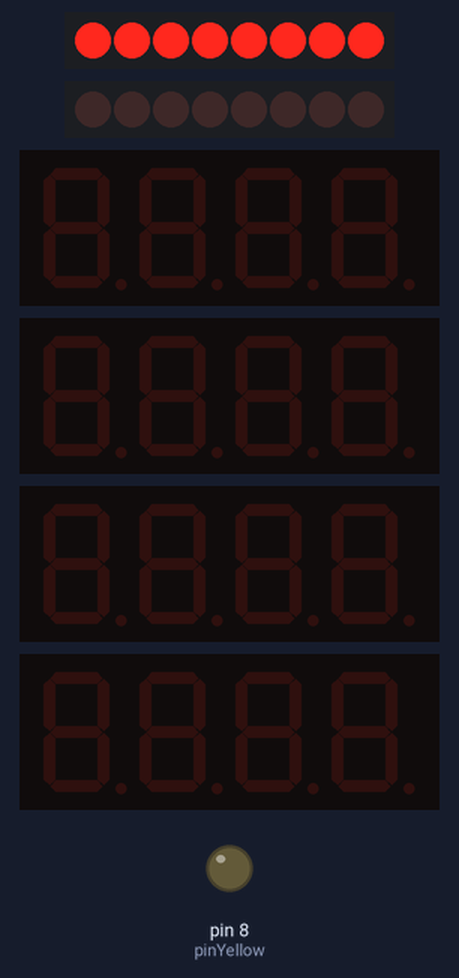
A sketch run on a simulated Arduino Uno, built with avr-gcc and run on an emulated ATmega328P. On the bench: 2 × 8 shift-register outputs drawn as a row of LEDs (first output left, lit = HIGH), 4 × 4-digit seven-segment display, output pins drawn as LEDs (lit = HIGH). Wiring (inferred from the names in the program): 2 × shift register (74HC595): data pin 11, shift clock pin 13, latch pin 12 / data pin 9, shift clock pin 7. Wiring (inferred from the signals the program sends): 2 × row of LEDs: on Q0, Q1, Q2, Q3, Q4, Q5, Q6, Q7 / on Q0, Q1, Q2, Q3, Q4, Q5, Q6, Q7. Pins used as bus, display or sensor lines are not drawn.

Above: at 0.1 s.
At 1.61 s:
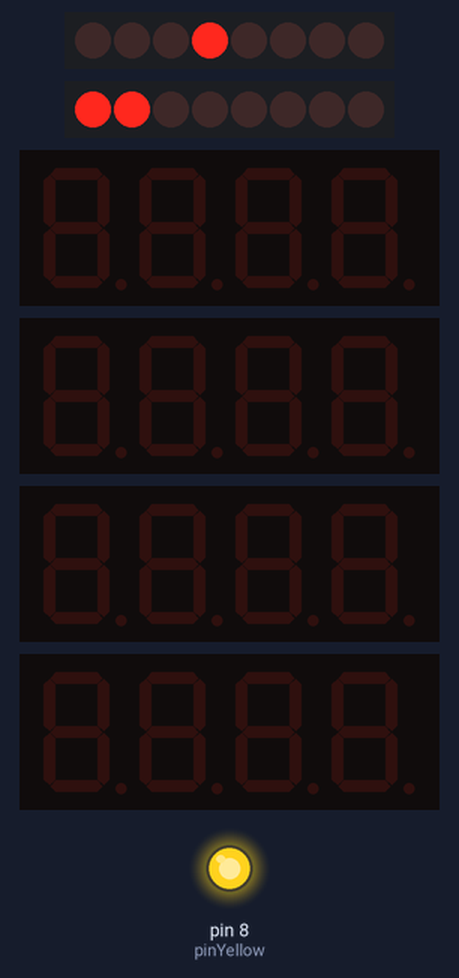
At 3.78 s:
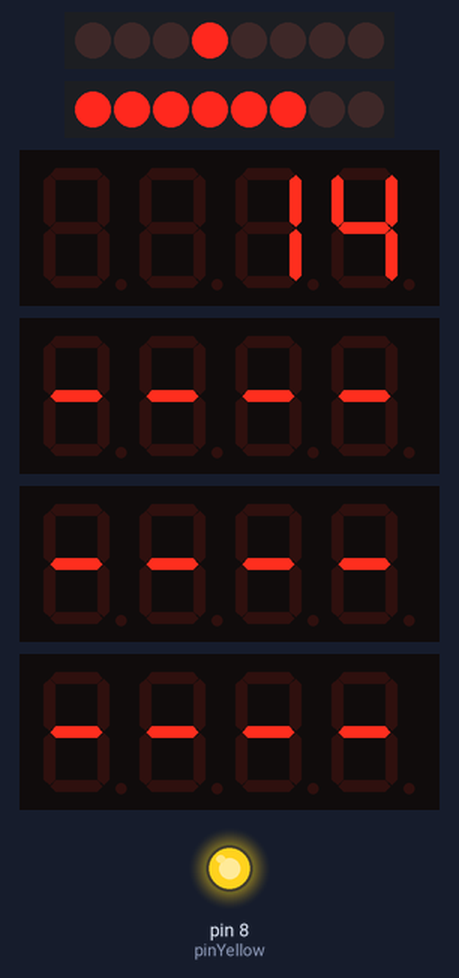
At 17.9 s:
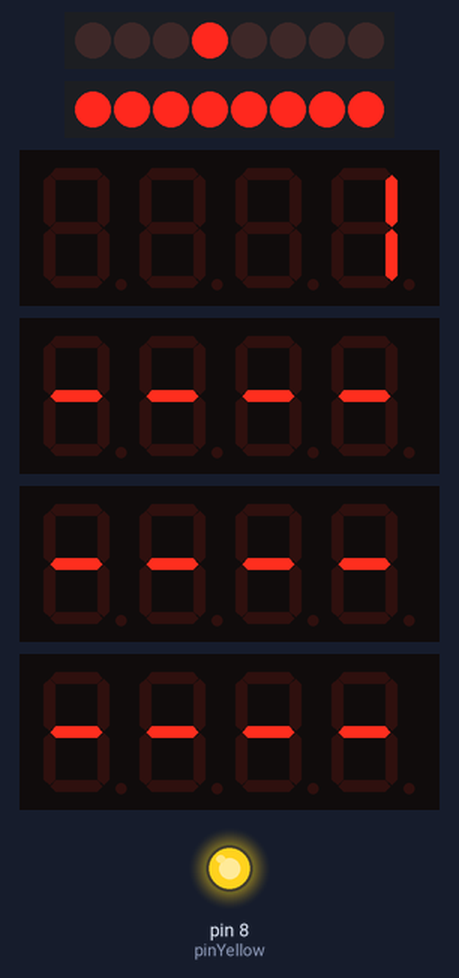
At 28.93 s:
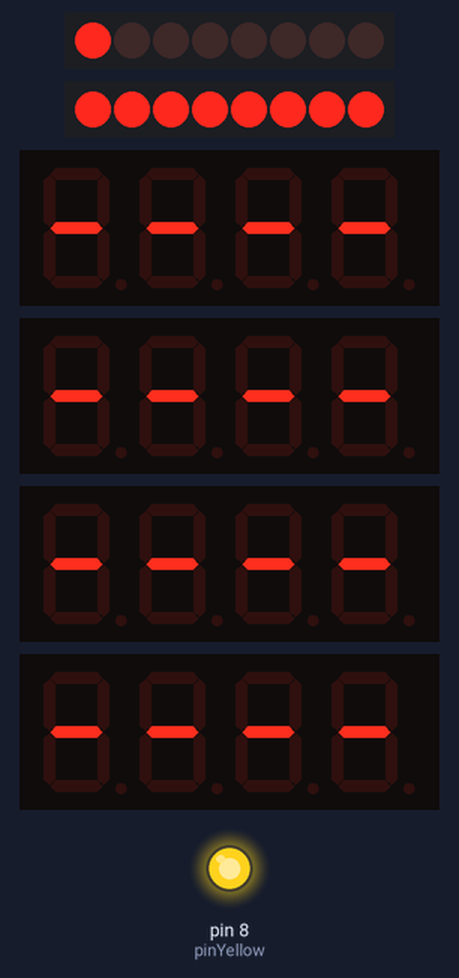
At 39.62 s:
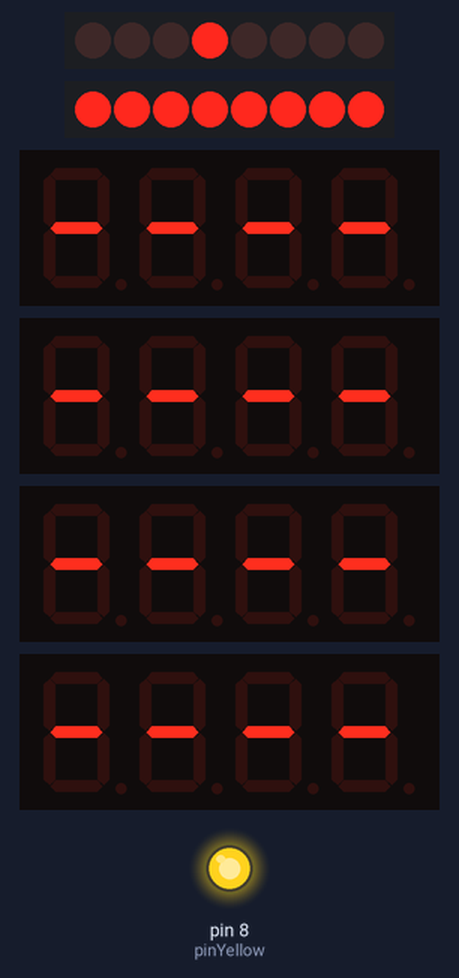
Timing chart, 0 to 40.0 s (numbered marks = the images above):
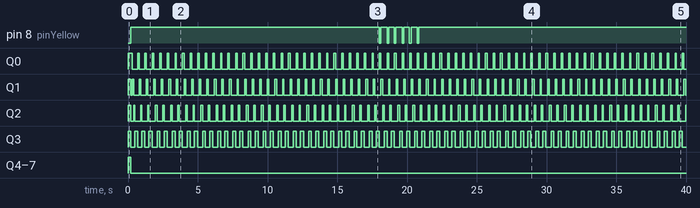

Measured:
- by itself, pin 8 (pinYellow): repeats every 0.59 s: LOW 0.12 s, HIGH 0.46 s, until it stays HIGH from 20.9 s
- by itself, Q0: alternates HIGH for 0.10 s and LOW for 0.42 s
- by itself, Q1, Q2: repeats every 0.50 s: HIGH 0.10 s, LOW 0.40 s
- by itself, Q3: alternates HIGH for 0.20 s and LOW for 0.30 s
- by itself, Q4–7: HIGH → LOW at 0.20 s

The sketch:

tes_register.ino
```cpp
#include <TM1637Display.h>
#include <Arduino.h>
#define CLK 2
#define DIO1 3
#define DIO2 4
#define DIO3 5
#define DIO4 6
// RESERVED PIN

// SISA ANALOG PIN DIUBAH JADI GPIO A0,A1,A2,A3,A4,A5
// PIN A0,UNTUK SHIFT REGISTER BLOCK B1, B2 TOTAL 8 SENSOR
// PIN A1,UNTUK SHIFT REGISTER BLOCK B3, B4 TOTAL 8 SENSOR
// UNTUK INPUT SENSOR KE PIN 10

const uint8_t SEG_DONE[] = {SEG_G,SEG_G,SEG_G,SEG_G,};
const uint8_t SEG_CLEAR[] = {0,0,0,0};
int latchPin = 12;
int clockPin = 13;
int dataPin = 11;
int TransitionYellow = 3;
int GreenStep1 = 15;  //Variable to interate
int GreenStep2 = 15;  //Variable to interate
int GreenStep3 = 15;  //Variable to interate
int GreenStep4 = 15;  //Variable to interate
int RedStep1 = 0;
int RedStep2 = 0;
int RedStep3 = 0;
int RedStep4 = 0;
int NumbStep1 = 0;
int NumbStep2 = 0;
int NumbStep3 = 0;
int NumbStep4 = 0;

boolean isChanged = false;

byte data;
byte dataArray[4];

unsigned long interval = 1000;
unsigned long interval2 = 100;
unsigned long previousMillis = 0;
unsigned long previousMillis2 = 0;
unsigned long currentMillis = millis();
unsigned long currentMillis2 = millis();

TM1637Display display1(CLK, DIO1);

TM1637Display display2(CLK, DIO2);

TM1637Display display3(CLK, DIO3);

TM1637Display display4(CLK, DIO4);

int pinRed = 7;
int pinYellow = 8;
int pinGreen = 9;

int Red1 = HIGH;
int Yellow1 = HIGH;
int Green1 = HIGH;
int LightState1 = 1; //0 = Red; 1 = Yellow (Red To Green); 2 = Green; 3 = Yellow (Green To Red)

int Red2 = HIGH;
int Yellow2 = HIGH;
int Green2 = HIGH;
int LightState2 = 3; //0 = Red; 1 = Yellow (Red To Green); 2 = Green; 3 = Yellow (Green To Red)

int Red3 = HIGH;
int Yellow3 = HIGH;
int Green3 = HIGH;
int LightState3 = 3; //0 = Red; 1 = Yellow (Red To Green); 2 = Green; 3 = Yellow (Green To Red)

int Red4 = HIGH;
int Yellow4 = HIGH;
int Green4 = HIGH;
int LightState4 = 3; //0 = Red; 1 = Yellow (Red To Green); 2 = Green; 3 = Yellow (Green To Red)

void setup()
{
  pinMode(latchPin, OUTPUT);
  init_count();
  Serial.begin(9600);
  dataArray[0] = 0b11111110;
  dataArray[1] = 0b11111101;
  dataArray[2] = 0b11111011;
  dataArray[3] = 0b11110111;
  update_count();
  display1.setBrightness(0x00);  //set the diplay to minimum brightness
  display2.setBrightness(0x00);  //set the diplay to minimum brightness
  display3.setBrightness(0x00);  //set the diplay to minimum brightness
  display4.setBrightness(0x00);  //set the diplay to minimum brightness
  pinMode(pinRed, OUTPUT);
  pinMode(pinYellow, OUTPUT);
  pinMode(pinGreen, OUTPUT);
  update_pin_lamp1();
  update_pin_lamp2();
  update_pin_lamp3();
  update_pin_lamp4();
}


void loop()
{
  while (currentMillis - previousMillis <= interval){
    currentMillis = millis();
    currentMillis2 = millis();
    if (currentMillis2 - previousMillis2 >= interval2){
      int j = 0;
      for(j; j<5; j++){
        update_lamp(j);
        delay(interval2);
      }
      if(isChanged == true){
        isChanged = false;
      }
      previousMillis2 = currentMillis2;
    }
  }
  check_state();
  isChanged = true;
  previousMillis = currentMillis;
}

void update_count(){
  NumbStep1 = GreenStep1;
  NumbStep2 = GreenStep1;
  NumbStep3 = NumbStep2 + GreenStep2 + TransitionYellow;
  NumbStep4 = NumbStep3 + GreenStep3 + TransitionYellow;
}

void init_count(){
  RedStep1 = GreenStep2 + GreenStep3 + GreenStep4 + (2*TransitionYellow);
  RedStep2 = GreenStep1 + GreenStep3 + GreenStep4 + (2*TransitionYellow);
  RedStep3 = GreenStep1 + GreenStep2 + GreenStep4 + (2*TransitionYellow);
  RedStep4 = GreenStep1 + GreenStep2 + GreenStep3 + (2*TransitionYellow);
}

void update_time(int pos1){
  switch(pos1){
    case 1:
      display1.setBrightness(0, true);
      display1.showNumberDec(NumbStep1);
      break;
    case 2:
      display2.setBrightness(0, true);
      display2.showNumberDec(NumbStep2);
      break;
    case 3:
      display3.setBrightness(0, true);
      display3.showNumberDec(NumbStep3);
      break;
    case 4:
      display4.setBrightness(0, true);
      display4.showNumberDec(NumbStep4);
      break;
  }
}
void clear_time(int pos2){
  switch(pos2){
    case 1:
      display1.setSegments(SEG_DONE);
      //display1.setBrightness(0, false);
      break;
    case 2:
      display2.setSegments(SEG_DONE);
      //display2.setBrightness(0, false);
      break;
    case 3:
      display3.setSegments(SEG_DONE);
      //display3.setBrightness(0, false);
      break;
    case 4:
      display4.setSegments(SEG_DONE );
      //display4.setBrightness(0, false);
      break;
  }
}
void check_state(){
  if(NumbStep1 < 1){
    update_pin_lamp1();
  }
  if(NumbStep2 < 1){
    update_pin_lamp2();
  }
  if(NumbStep3 < 1){
    update_pin_lamp3();
  }
  if(NumbStep4 < 1){
    update_pin_lamp4();
  }
}

void update_pin_lamp1(){
  switch(LightState1){
    case 0:
      LightState1 = 1;
      NumbStep1 = TransitionYellow;
      Red1 = LOW;
      Yellow1 = LOW;
      Green1 = HIGH;
      break;

    case 1:
      LightState1 = 2;
      NumbStep1 = GreenStep1;
      Red1 = HIGH;
      Yellow1 = HIGH;
      Green1 = LOW;
      break;

    case 2:
      LightState1 = 3;
      NumbStep1 = TransitionYellow;
      Red1 = HIGH;
      Yellow1 = LOW;
      Green1 = HIGH;
      break;

    case 3:
      LightState1 = 0;
      NumbStep1 = RedStep1;
      Red1 = LOW;
      Yellow1 = HIGH;
      Green1 = HIGH;
      break;
  }
}

void update_pin_lamp2(){
  switch(LightState2){
    case 0:
      LightState2 = 1;
      NumbStep2 = TransitionYellow;
      Red2 = LOW;
      Yellow2 = LOW;
      Green2 = HIGH;
      break;

    case 1:
      LightState2 = 2;
      NumbStep2 = GreenStep2;
      Red2 = HIGH;
      Yellow2 = HIGH;
      Green2 = LOW;
      break;

    case 2:
      LightState2 = 3;
      NumbStep2 = TransitionYellow;
      Red2 = HIGH;
      Yellow2 = LOW;
      Green2 = HIGH;
      break;

    case 3:
      LightState2 = 0;
      NumbStep2 = RedStep2;
      Red2 = LOW;
      Yellow2 = HIGH;
      Green2 = HIGH;
      break;
  }
}

void update_pin_lamp3(){
  switch(LightState3){
    case 0:
      LightState3 = 1;
      NumbStep3 = TransitionYellow;
      Red3 = LOW;
      Yellow3 = LOW;
      Green3 = HIGH;
      break;

    case 1:
      LightState3 = 2;
      NumbStep3 = GreenStep3;
      Red3 = HIGH;
      Yellow3 = HIGH;
      Green3 = LOW;
      break;

    case 2:
      LightState3 = 3;
      NumbStep3 = TransitionYellow;
      Red3 = HIGH;
      Yellow3 = LOW;
      Green3 = HIGH;
      break;

    case 3:
      LightState3 = 0;
      NumbStep3 = RedStep3;
      Red3 = LOW;
      Yellow3 = HIGH;
      Green3 = HIGH;
      break;
  }
}

void update_pin_lamp4(){
  switch(LightState4){
    case 0:
      LightState4 = 1;
      NumbStep4 = TransitionYellow;
      Red4 = LOW;
      Yellow4 = LOW;
      Green4 = HIGH;
      break;

    case 1:
      LightState4 = 2;
      NumbStep4 = GreenStep4;
      Red4 = HIGH;
      Yellow4 = HIGH;
      Green4 = LOW;
      break;

    case 2:
      LightState4 = 3;
      NumbStep4 = TransitionYellow;
      Red4 = HIGH;
      Yellow4 = LOW;
      Green4 = HIGH;
      break;

    case 3:
      LightState4 = 0;
      NumbStep4 = RedStep4;
      Red4 = LOW;
      Yellow4 = HIGH;
      Green4 = HIGH;
      break;
  }
}
void update_lamp(int i){
  switch(i){
    case 1:
      data = dataArray[i-1];
      digitalWrite(latchPin, 0);
      shiftOut(dataPin, clockPin, data);
      digitalWrite(latchPin, 1);
      digitalWrite(pinRed, Red1);
      digitalWrite(pinYellow, Yellow1);
      digitalWrite(pinGreen, Green1);
      if(isChanged == true){
        if(LightState1 == 2){
          update_time(1);
        }
        else {
          clear_time(1);
        }
        NumbStep1--;
      }
      break;

    case 2:
      data = dataArray[i-1];
      digitalWrite(latchPin, 0);
      shiftOut(dataPin, clockPin, data);
      digitalWrite(latchPin, 1);
      digitalWrite(pinRed, Red2);
      digitalWrite(pinYellow, Yellow2);
      digitalWrite(pinGreen, Green2);
      if(isChanged == true){
        if(LightState2 == 2){
          update_time(2);
        }
        else {
          clear_time(2);
        }
        NumbStep2--;
      }
      break;

    case 3:
      data = dataArray[i-1];
      digitalWrite(latchPin, 0);
      shiftOut(dataPin, clockPin, data);
      digitalWrite(latchPin, 1);
      digitalWrite(pinRed, Red3);
      digitalWrite(pinYellow, Yellow3);
      digitalWrite(pinGreen, Green3);
      if(isChanged == true){
        if(LightState3 == 2){
          update_time(3);
        }
        else {
          clear_time(3);
        }
        NumbStep3--;
      }
      break;

    case 4:
      data = dataArray[i-1];
      digitalWrite(latchPin, 0);
      shiftOut(dataPin, clockPin, data);
      digitalWrite(latchPin, 1);
      digitalWrite(pinRed, Red4);
      digitalWrite(pinYellow, Yellow4);
      digitalWrite(pinGreen, Green4);
      if(isChanged == true){
        if(LightState4 == 2){
          update_time(4);
        }
        else {
          clear_time(4);
        }
        NumbStep4--;
      }
      break;
  }
}

void shiftOut(int myDataPin, int myClockPin, byte myDataOut){
  int pinState;
  pinMode(myClockPin, OUTPUT);
  pinMode(myDataPin, OUTPUT);
  digitalWrite(myDataPin, 0);
  digitalWrite(myClockPin, 0);
  for(int k=7; k>=0; k--){
    digitalWrite(myClockPin, 0);

    if (myDataOut & (1<<k)){
      pinState = 1;
    }else{
      pinState = 0;
    }

    digitalWrite(myDataPin, pinState);
    digitalWrite(myClockPin, 1);
    digitalWrite(myDataPin, 0);
  }
  digitalWrite(myClockPin, 0);
}
```
